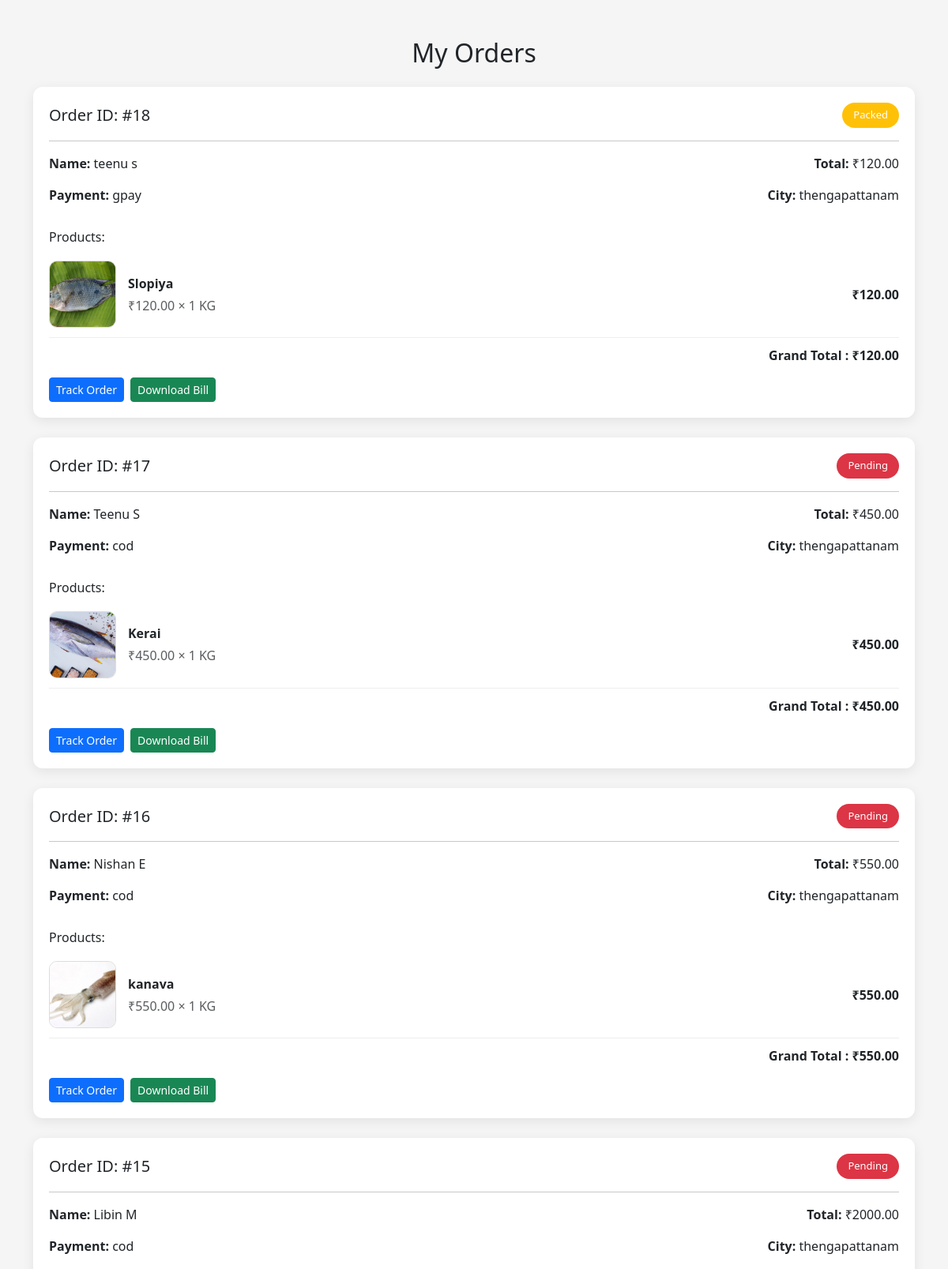
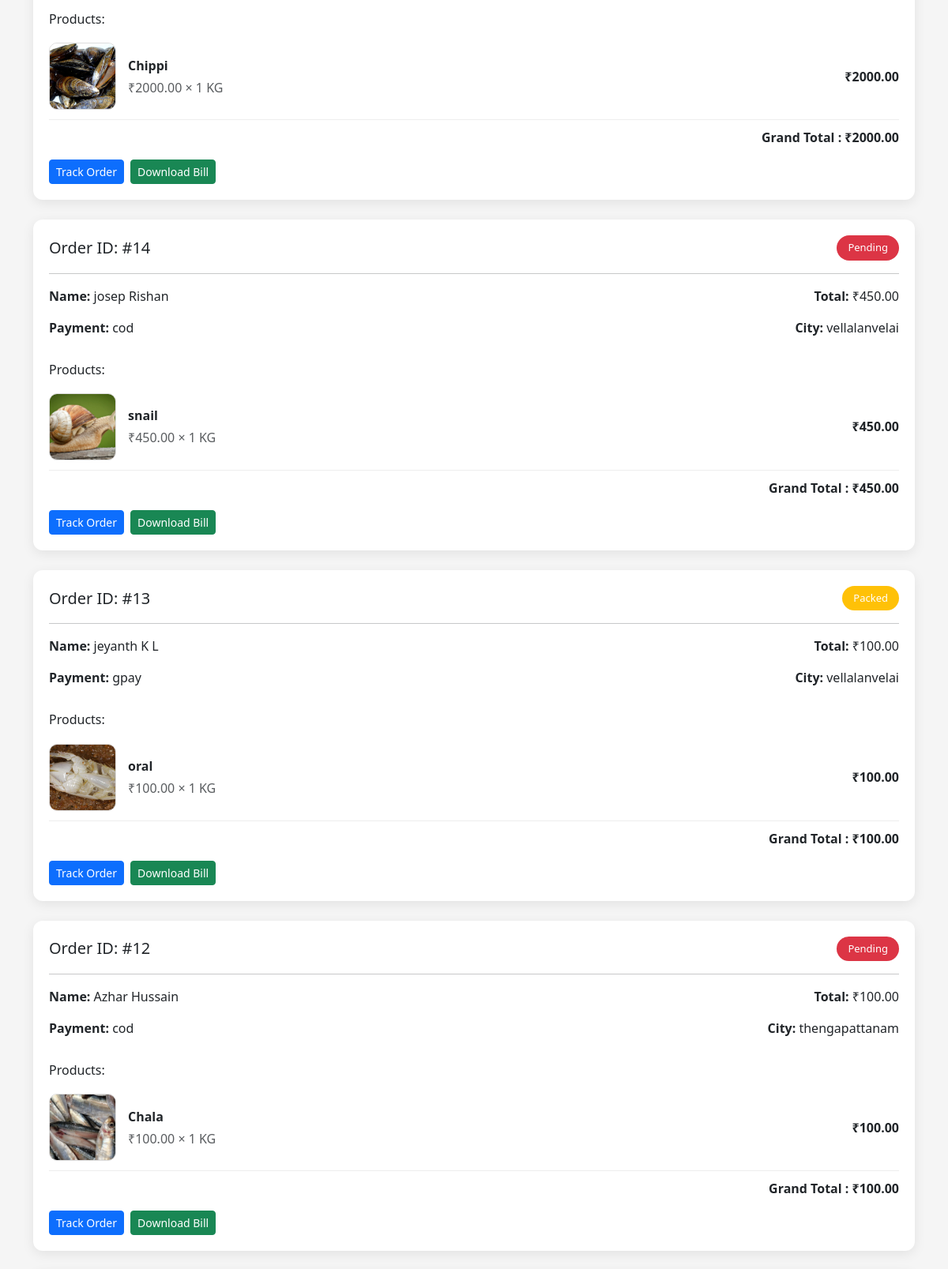
/my-orders/ (signed in, upper part), run on the app's committed database (2 pictures, top to bottom).
### sales/models.py (models this page shows, shortened)
class Order(models.Model):
    STATUS_CHOICES = [
        ('pending', 'Pending'),
        ('packed', 'Packed'),
        ('shipped', 'Shipped'),
        ('delivered', 'Delivered'),
    ]
    PAYMENT_CHOICES = [
        ('gpay', 'GPay'),
        ('phonepe', 'PhonePe'),
        ('cod', 'Cash On Delivery'),
    ]
    user = models.ForeignKey(User, on_delete=models.CASCADE)
    first_name = models.CharField(max_length=100)
    last_name = models.CharField(max_length=100)
    mobile = models.CharField(max_length=15)
    alt_mobile = models.CharField(max_length=15, blank=True, null=True)
    address = models.TextField()
    city = models.CharField(max_length=100)
    state = models.CharField(max_length=100)
    pincode = models.CharField(max_length=10)
    country = models.CharField(max_length=100)
    payment_method = models.CharField(max_length=20, choices=PAYMENT_CHOICES)
    total_amount = models.DecimalField(max_digits=10, decimal_places=2, default=0)
    status = models.CharField(max_length=20, choices=STATUS_CHOICES, default='pending')
    created_at = models.DateTimeField(auto_now_add=True)

class OrderItem(models.Model):
    order = models.ForeignKey(
        Order,
        on_delete=models.CASCADE,
        related_name='items'
    )
    product = models.ForeignKey(
        Product,
        on_delete=models.CASCADE
    )
    quantity = models.PositiveIntegerField(default=1)
    price = models.DecimalField(max_digits=10, decimal_places=2)
    @property
    def total_price(self):
        return self.price * self.quantity

class Product(models.Model):
    CATEGORY_CHOICES = [
        ('home', 'Home Products'),
        ('fresh', 'Fresh Fish'),
        ('sea', 'Sea Fish'),
        ('prawn', 'Prawns'),
        ('dry', 'Dry Fish'),
    ]
    name = models.CharField(max_length=200)
    price = models.DecimalField(max_digits=10, decimal_places=2)
    stock = models.PositiveIntegerField()
    category = models.CharField(max_length=20, choices=CATEGORY_CHOICES)
    image = models.ImageField(upload_to='products/')
    description = models.TextField()
    available = models.BooleanField(default=True)

### sales/views.py (the view)
# urls.py: path('my-orders/', views.my_orders, name='myorders'),
@login_required
def my_orders(request):
    orders = Order.objects.filter(user=request.user).order_by('-created_at')
    return render(request, 'my_orders.html', {
        'orders': orders
    })

### sales/context_processors.py (called while the page is built)
def cart_count(request):
    if request.user.is_authenticated:
        cart_items = Cart.objects.filter(user=request.user)
        count = sum(item.quantity for item in cart_items)
    else:
        count = 0
    return {'cart_count': count}

### sales/templates/my_orders.html (shortened to what this page needs)
{% load static %}
<!DOCTYPE html>
<html>
<head>
<link href="https://cdn.jsdelivr.net/npm/bootstrap@5.3.2/dist/css/bootstrap.min.css" rel="stylesheet">
</head>
<body>
<div class="container mt-5">
<h2 class="mb-4 text-center">My Orders</h2>
{% for order in orders %}
<div class="order-card">
    <div class="d-flex justify-content-between align-items-center">
        <h5 class="mb-0">Order ID: #{{ order.id }}</h5>
        <span class="status-badge
            {% if order.status == 'pending' %} bg-danger
            {% elif order.status == 'packed' %} bg-warning
            {% elif order.status == 'shipped' %} bg-primary
            {% elif order.status == 'delivered' %} bg-success
            {% endif %}
        ">
            {{ order.status|title }}
        </span>
    </div>
    <hr>
    <div class="row">
        <div class="col-md-6">
            <p><strong>Name:</strong> {{ order.first_name }} {{ order.last_name }}</p>
            <p><strong>Payment:</strong> {{ order.payment_method }}</p>
        </div>
        <div class="col-md-6 text-md-end">
            <p><strong>Total:</strong> ₹{{ order.total_amount }}</p>
            <p><strong>City:</strong> {{ order.city }}</p>
        </div>
    </div>
    <h6 class="mt-3 mb-2">Products:</h6>
    {% for item in order.items.all %}
    <div class="product-box">
        {% if item.product.image %}
            <img src="{{ item.product.image.url }}">
        {% else %}
            <img src="{% static 'images/no-image.png' %}">
        {% endif %}
        <div class="flex-grow-1">
            <p class="mb-1 fw-semibold">{{ item.product.name }}</p>
            <p class="mb-0 text-muted">
                ₹{{ item.price }} × {{ item.quantity }} KG
            </p>
        </div>
        <div class="text-end">
            <p class="mb-0 fw-bold">
                ₹{{ item.total_price }}
            </p>
        </div>
    </div>
    {% empty %}
    <p>No items in this order</p>
    {% endfor %}
    <div class="total-box">
        Grand Total : ₹{{ order.total_amount }}
    </div>
    <div class="mt-3 d-flex gap-2">
        <a href="{% url 'track_order' order.id %}" class="btn btn-primary btn-sm">
            Track Order
        </a>
        <a href="{% url 'order_pdf' order.id %}" class="btn btn-success btn-sm">
            Download Bill
        </a>
    </div>
</div>
{% empty %}
<p class="text-center">No orders found.</p>
{% endfor %}
</div>
</body>
</html>

### sales/templates/my_orders.html (style rules this page uses)
body { background:#f5f5f5; }
.order-card { background:white; border-radius:12px; padding:20px; margin-bottom:25px; box-shadow:0 4px 15px rgba(0,0,0,0.08); transition:0.3s; }
.product-box { display:flex; align-items:center; gap:15px; padding:12px 0; border-bottom:1px solid #eee; }
.product-box img { width:85px; height:85px; object-fit:cover; border-radius:10px; border:1px solid #ddd; }
.status-badge { padding:6px 14px; border-radius:20px; color:white; font-size:13px; font-weight:500; }
.total-box { text-align:right; font-weight:bold; font-size:16px; margin-top:10px; }

### data on the page
Order: id "18", status "Packed", first_name "teenu", last_name "s", payment_method "gpay", total_amount "120.00", city "thengapattanam"
OrderItem: product.image (picture), product.name "Slopiya", price "120.00", quantity "1", total_price "120.00"
Order: id "17", status "Pending", first_name "Teenu", last_name "S", payment_method "cod", total_amount "450.00", city "thengapattanam"
OrderItem: product.image (picture), product.name "Kerai", price "450.00", quantity "1", total_price "450.00"
Order: id "16", status "Pending", first_name "Nishan", last_name "E", payment_method "cod", total_amount "550.00", city "thengapattanam"
OrderItem: product.image (picture), product.name "kanava", price "550.00", quantity "1", total_price "550.00"
Order: id "15", status "Pending", first_name "Libin", last_name "M", payment_method "cod", total_amount "2000.00", city "thengapattanam"
OrderItem: product.image (picture), product.name "Chippi", price "2000.00", quantity "1", total_price "2000.00"
Order: id "14", status "Pending", first_name "josep", last_name "Rishan", payment_method "cod", total_amount "450.00", city "vellalanvelai"
OrderItem: product.image (picture), product.name "snail", price "450.00", quantity "1", total_price "450.00"
Order: id "13", status "Packed", first_name "jeyanth", last_name "K L", payment_method "gpay", total_amount "100.00", city "vellalanvelai"
OrderItem: product.image (picture), product.name "oral", price "100.00", quantity "1", total_price "100.00"
Order: id "12", status "Pending", first_name "Azhar", last_name "Hussain", payment_method "cod", total_amount "100.00", city "thengapattanam"
OrderItem: product.image (picture), product.name "Chala", price "100.00", quantity "1", total_price "100.00"
